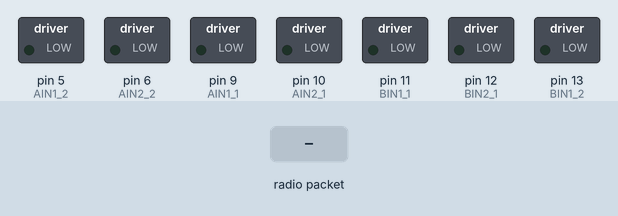
A sketch run on a simulated Arduino Uno, built with avr-gcc and run on an emulated ATmega328P. Shown: switched loads named in the sketch (green lamp = pin HIGH). The inputs (shaded band) are chosen by the test bench. No radio packets arrive unless stated; pins used as bus, display or sensor lines are not drawn; what the sketch prints to the serial monitor is not drawn.

Above: at 2.2 s.
2.3 s: radio packet "F" arrives
At 2.9 s:
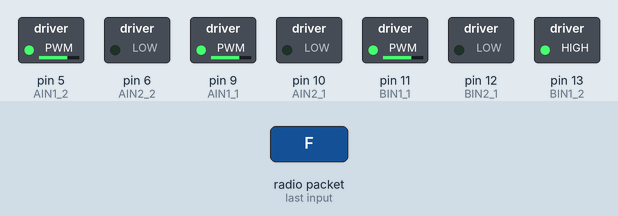
3.8 s: radio packet "B" arrives
At 5.0 s:
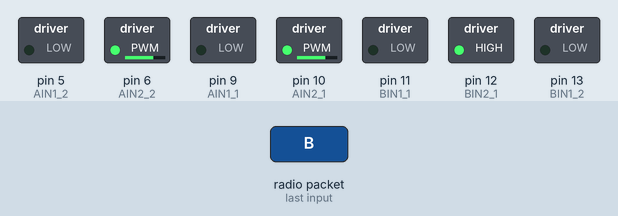
5.3 s: radio packet "L" arrives
At 6.4 s:
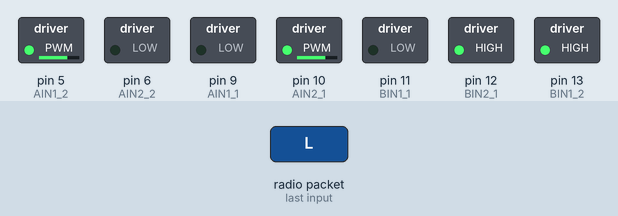
6.8 s: radio packet "R" arrives
At 7.5 s:
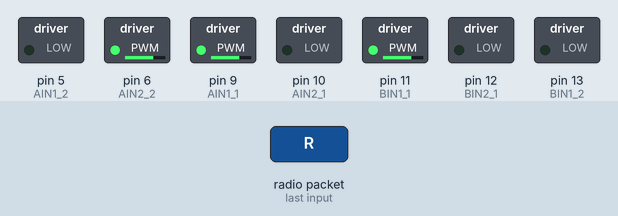
Timing chart, 0 to 9.3 s (numbered marks = the images above; inputs shaded):
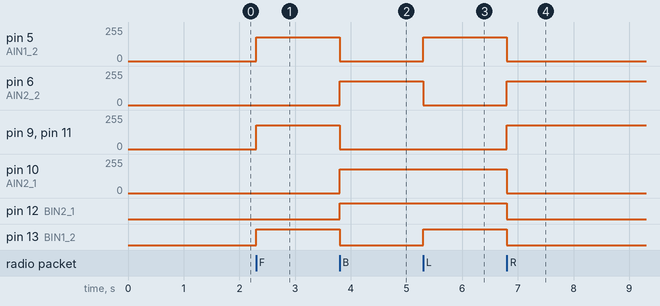

Measured:
- after the input at 2.3 s, pin 5 (AIN1_2), pin 9 (AIN1_1), pin 11 (BIN1_1): 0/255 → 180/255 at once; pin 13 (BIN1_2): LOW → HIGH at once
- after the input at 3.8 s, pin 5 (AIN1_2), pin 9 (AIN1_1), pin 11 (BIN1_1): 180/255 → 0/255 at once; pin 6 (AIN2_2), pin 10 (AIN2_1): 0/255 → 180/255 at once; pin 12 (BIN2_1): LOW → HIGH at once; pin 13 (BIN1_2): HIGH → LOW at once
- after the input at 5.3 s, pin 5 (AIN1_2): 0/255 → 180/255 at once; pin 6 (AIN2_2): 180/255 → 0/255 at once; pin 13 (BIN1_2): LOW → HIGH at once
- after the input at 6.8 s, pin 5 (AIN1_2), pin 10 (AIN2_1): 180/255 → 0/255 at once; pin 6 (AIN2_2), pin 9 (AIN1_1), pin 11 (BIN1_1): 0/255 → 180/255 at once; pin 12 (BIN2_1), pin 13 (BIN1_2): HIGH → LOW at once

The sketch:

drone_receiver.ino
```cpp
#include <SPI.h>
#include <Wire.h>
#include <Adafruit_MPU6050.h>
#include <Adafruit_Sensor.h>
#include <RH_RF69.h>

// === RFM69 Config ===
#define RFM69_CS     8
#define RFM69_INT    3
#define RFM69_RST    4
#define RF69_FREQ    915.0

RH_RF69 rf69(RFM69_CS, RFM69_INT);
Adafruit_MPU6050 mpu;

// === Motor Pins ===
const int AIN1_1 = 9;
const int AIN2_1 = 10;
const int BIN1_1 = 11;
const int BIN2_1 = 12;
const int AIN1_2 = 5;
const int AIN2_2 = 6;
const int BIN1_2 = 13;
const int BIN2_2 = 1;

// === Global State ===
int currentThrottle = 180;
char lastMovement = 'S';

void setup() {
  Serial.begin(9600);
  delay(1000);

  Serial.println("🛩️ Feather M0 - RECEIVER MODE");

  pinMode(RFM69_RST, OUTPUT);
  digitalWrite(RFM69_RST, LOW); delay(10);
  digitalWrite(RFM69_RST, HIGH); delay(10);
  digitalWrite(RFM69_RST, LOW); delay(10);

  if (!rf69.init()) {
    Serial.println("❌ RFM69 init failed!");
    while (1);
  }

  if (!rf69.setFrequency(RF69_FREQ)) {
    Serial.println("❌ setFrequency failed");
  }

  rf69.setTxPower(14, true);
  Serial.println("✅ RFM69 listening on 915 MHz");

  pinMode(AIN1_1, OUTPUT); pinMode(AIN2_1, OUTPUT);
  pinMode(BIN1_1, OUTPUT); pinMode(BIN2_1, OUTPUT);
  pinMode(AIN1_2, OUTPUT); pinMode(AIN2_2, OUTPUT);
  pinMode(BIN1_2, OUTPUT); pinMode(BIN2_2, OUTPUT);
  stopAll();

  if (!mpu.begin()) {
    Serial.println("❌ MPU6050 not found");
  } else {
    Serial.println("✅ MPU6050 ready");
    mpu.setAccelerometerRange(MPU6050_RANGE_8_G);
    mpu.setGyroRange(MPU6050_RANGE_500_DEG);
    mpu.setFilterBandwidth(MPU6050_BAND_21_HZ);
  }
}

void loop() {
  if (rf69.available()) {
    uint8_t buf[RH_RF69_MAX_MESSAGE_LEN];
    uint8_t len = sizeof(buf);

    if (rf69.recv(buf, &len)) {
      if (len == 1) handleMovement(buf[0]);
      else if (len == 2 && buf[0] == 'T') handleThrottle(buf[1]);
      else if (len == 2) handleDiagonal(buf[0], buf[1]);
    }
  }
}

// === Movement Logic ===
void handleThrottle(uint8_t val) {
  currentThrottle = val;
  if (currentThrottle == 0) stopAll();
  else handleMovement(lastMovement);
}

void handleMovement(char cmd) {
  if (cmd != 'S') lastMovement = cmd;

  switch (cmd) {
    case 'F': moveForward(); break;
    case 'B': moveBackward(); break;
    case 'L': turnLeft(); break;
    case 'R': turnRight(); break;
    case 'S': stopAll(); break;
    default: Serial.println("⚠️ Unknown move"); break;
  }
}

void handleDiagonal(char a, char b) {
  if ((a == 'F' && b == 'L') || (a == 'L' && b == 'F')) moveForwardLeft();
  else if ((a == 'F' && b == 'R') || (a == 'R' && b == 'F')) moveForwardRight();
  else if ((a == 'B' && b == 'L') || (a == 'L' && b == 'B')) moveBackwardLeft();
  else if ((a == 'B' && b == 'R') || (a == 'R' && b == 'B')) moveBackwardRight();
  else Serial.println("⚠️ Unknown diagonal combo");
}

// === Motor Control ===
void moveForward() {
  analogWrite(AIN1_1, currentThrottle); digitalWrite(AIN2_1, LOW);
  analogWrite(BIN1_1, currentThrottle); digitalWrite(BIN2_1, LOW);
  analogWrite(AIN1_2, currentThrottle); digitalWrite(AIN2_2, LOW);
  analogWrite(BIN1_2, currentThrottle); digitalWrite(BIN2_2, LOW);
}

void moveBackward() {
  digitalWrite(AIN1_1, LOW); analogWrite(AIN2_1, currentThrottle);
  digitalWrite(BIN1_1, LOW); analogWrite(BIN2_1, currentThrottle);
  digitalWrite(AIN1_2, LOW); analogWrite(AIN2_2, currentThrottle);
  digitalWrite(BIN1_2, LOW); analogWrite(BIN2_2, currentThrottle);
}

void turnLeft() {
  digitalWrite(AIN1_1, LOW); analogWrite(AIN2_1, currentThrottle);
  digitalWrite(BIN1_1, LOW); analogWrite(BIN2_1, currentThrottle);
  analogWrite(AIN1_2, currentThrottle); digitalWrite(AIN2_2, LOW);
  analogWrite(BIN1_2, currentThrottle); digitalWrite(BIN2_2, LOW);
}

void turnRight() {
  analogWrite(AIN1_1, currentThrottle); digitalWrite(AIN2_1, LOW);
  analogWrite(BIN1_1, currentThrottle); digitalWrite(BIN2_1, LOW);
  digitalWrite(AIN1_2, LOW); analogWrite(AIN2_2, currentThrottle);
  digitalWrite(BIN1_2, LOW); analogWrite(BIN2_2, currentThrottle);
}

void moveForwardLeft() {
  analogWrite(AIN1_1, currentThrottle / 2); digitalWrite(AIN2_1, LOW);
  analogWrite(BIN1_1, currentThrottle); digitalWrite(BIN2_1, LOW);
  analogWrite(AIN1_2, currentThrottle); digitalWrite(AIN2_2, LOW);
  analogWrite(BIN1_2, currentThrottle / 2); digitalWrite(BIN2_2, LOW);
}

void moveForwardRight() {
  analogWrite(AIN1_1, currentThrottle); digitalWrite(AIN2_1, LOW);
  analogWrite(BIN1_1, currentThrottle / 2); digitalWrite(BIN2_1, LOW);
  analogWrite(AIN1_2, currentThrottle / 2); digitalWrite(AIN2_2, LOW);
  analogWrite(BIN1_2, currentThrottle); digitalWrite(BIN2_2, LOW);
}

void moveBackwardLeft() {
  digitalWrite(AIN1_1, LOW); analogWrite(AIN2_1, currentThrottle / 2);
  digitalWrite(BIN1_1, LOW); analogWrite(BIN2_1, currentThrottle);
  digitalWrite(AIN1_2, LOW); analogWrite(AIN2_2, currentThrottle);
  digitalWrite(BIN1_2, LOW); analogWrite(BIN2_2, currentThrottle / 2);
}

void moveBackwardRight() {
  digitalWrite(AIN1_1, LOW); analogWrite(AIN2_1, currentThrottle);
  digitalWrite(BIN1_1, LOW); analogWrite(BIN2_1, currentThrottle / 2);
  digitalWrite(AIN1_2, LOW); analogWrite(AIN2_2, currentThrottle / 2);
  digitalWrite(BIN1_2, LOW); analogWrite(BIN2_2, currentThrottle);
}

void stopAll() {
  analogWrite(AIN1_1, 0); analogWrite(AIN2_1, 0);
  analogWrite(BIN1_1, 0); analogWrite(BIN2_1, 0);
  analogWrite(AIN1_2, 0); analogWrite(AIN2_2, 0);
  analogWrite(BIN1_2, 0); analogWrite(BIN2_2, 0);
  Serial.println("⏹️ Motors stopped");
}
```
